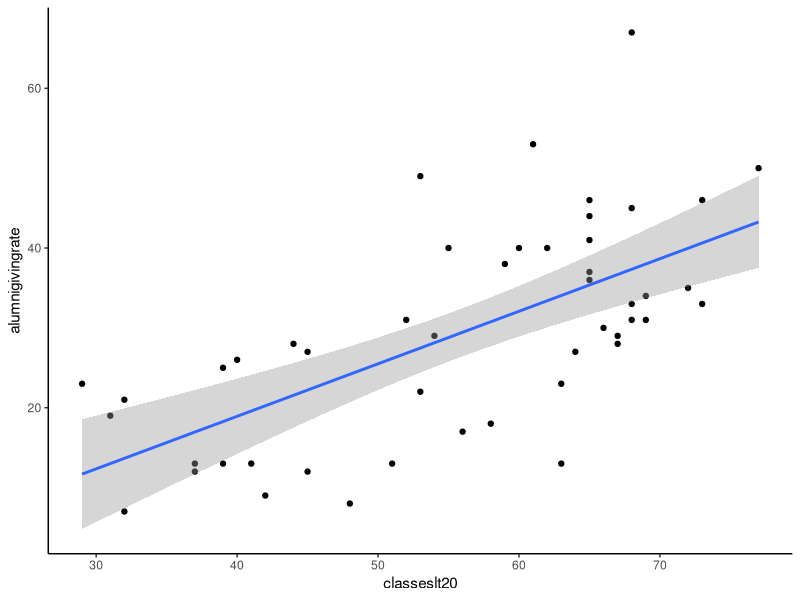
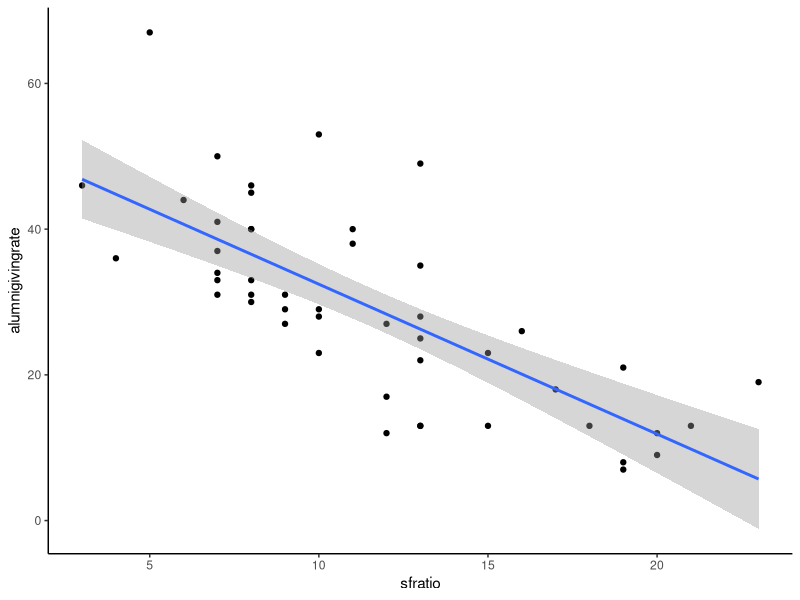

These figures' R source, in order:
## ---- chunk 1
knitr::opts_chunk$set(echo = TRUE)
library(readr)
library(ggplot2)
library(tidyverse)
## ---- chunk 2
Alumni <- read_csv("../data/Alumni.csv")
## ---- chunk 3
ggplot(data = Alumni, aes(x =  classeslt20, y = alumnigivingrate)) +
  theme_classic() +
  geom_point() +
  geom_smooth(method = "lm") 

ggplot(data = Alumni, aes(x =  sfratio, y = alumnigivingrate)) +
  theme_classic() +
  geom_point() +
  geom_smooth(method = "lm") 
## ---- chunk 4
Alumni$school <- NULL
data_long <- gather(Alumni, factor_key=TRUE)
data_long %>% group_by(key) %>%
  summarise(mean= mean(value), sd= sd(value), max = max(value),min = min(value))
## ---- chunk 5
fit <- lm(alumnigivingrate~classeslt20, data = Alumni)
summary(fit)
## ---- chunk 6
fit <- lm(alumnigivingrate~sfratio, data = Alumni)
summary(fit)
